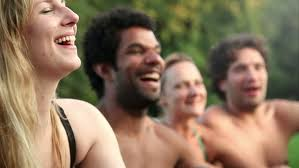
%> input picture Documents/datasets/Skin_NonSkin/skinCheck9.jpg, 299 x 168 px
$ octave newFaceDetect.m   (GNU Octave 9; MATLAB toolbox functions it lacks are replaced by stand-ins)
%> lines starting %> are read from the running program, lines starting %| are printed output that depends on the picture
### Documents/datasets/Skin_NonSkin/skinNonSkinInference.m
function skinNonSkinInference(data,theta1,theta2)
final=zeros(size(data));
finalImg=zeros(size(data,1),size(data,2),3);
for i=1:size(data,1)
    for j=1:size(data,2)

        r=data(i,j,1);
        g=data(i,j,2);
        b=data(i,j,3);

        xtest=double([1 b g r]);
        g1=sigmoid(double(xtest*theta1));
        g2=sigmoid(g1*theta2);
        if g2>0.92
            final(i,j,:)=0;
            % [6 lines of commented-out code are left out]
        else
            final(i,j,:)=1;
        end
    end
end
segmentedImg=final;
figure,imshow(segmentedImg);
checkEthnicity(final,data);

### Documents/datasets/Skin_NonSkin/checkEthnicity.m
function ethnicity=checkEthnicity(final,data)
theta1=load('thetaEthnicity1.txt');
theta2=load('thetaEthnicity2.txt');
%[data,map]=imread('skinCheck11.jpg');
%figure,imshow(data);
ethnicity=zeros(size(data));
for i=1:size(data,1)
    for j=1:size(data,2)
        if(final(i,j)==1)
            r=data(i,j,1);
            g=data(i,j,2);
            b=data(i,j,3);

            xtest=double([r g b]);
            g1=tansig(double(xtest*theta1));
            g2=tansig(g1*theta2);
            if g2>0
                ethnicity(i,j,:)=1;
                % [5 lines of commented-out code are left out]
            else
                ethnicity(i,j,:)=0;
            end
        else
            ethnicity(i,j,:)=0.5;
        end
    end
end
segmentedImg=ethnicity;
figure,imshow(segmentedImg);

### Documents/datasets/Skin_NonSkin/newFaceDetect.m
clear all
clc
%Detect objects using Viola-Jones Algorithm

%To detect Face
FDetect = vision.CascadeObjectDetector;

%Read the input image
I1 = imread('skinCheck9.jpg');
%> I1 is the input picture: size 168x299x3 uint8; mean R, G, B 138.5, 116.3, 92.1
I2=rgb2gray(I1);
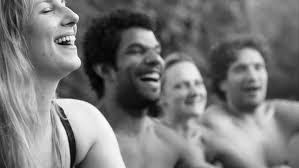
%> I2: size 168x299 uint8; min 0, max 252, mean 120.2
I=imresize(I1,[768/3,1024/3],'Antialiasing',true);
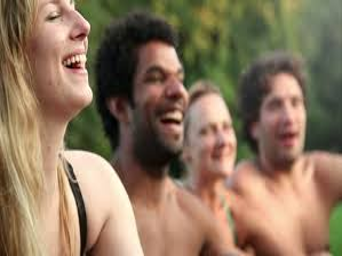
%> I: size 256x342x3 uint8; mean R, G, B 138.5, 116.3, 92.1
%Returns Bounding Box values based on number of objects
BB = step(FDetect,I);
%> BB = [127 45 89 89; 186 106 64 64; 253 79 68 68]

figure,
imshow(I); hold on
for i = 1:size(BB,1)
    rectangle('Position',BB(i,:),'LineWidth',5,'LineStyle','-','EdgeColor','r');
end
%> this loop made 3 passes
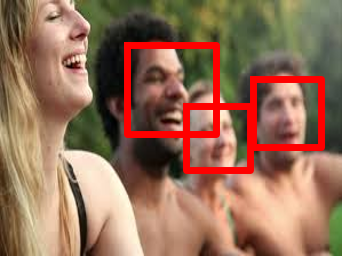
%> figure redrawn from the program's plot data
% [6 lines of commented-out code are left out]
theta1=load('theta1.txt');
theta2=load('theta2.txt');
for i=1:size(BB,1)
    face=imcrop(I,BB(i,:));
    %classifyEthnicity(face);
    figure,imshow(face);
    skinNonSkinInference(face,theta1,theta2);
end
%> this loop made 3 passes
%> pass 1, `face=imcrop(I,BB(i,:));`:
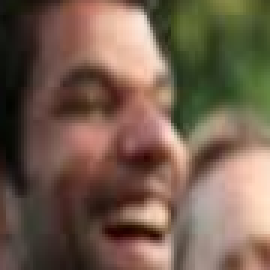
%> face: size 90x90x3 uint8 (shown 3 times larger); mean R, G, B 115.8, 94, 77.6
%> pass 2, `face=imcrop(I,BB(i,:));`:
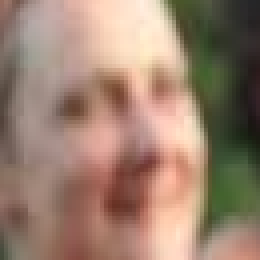
%> face: size 65x65x3 uint8 (shown 4 times larger); mean R, G, B 154.9, 128.3, 110.8

%title('Face Detection');
hold off;
